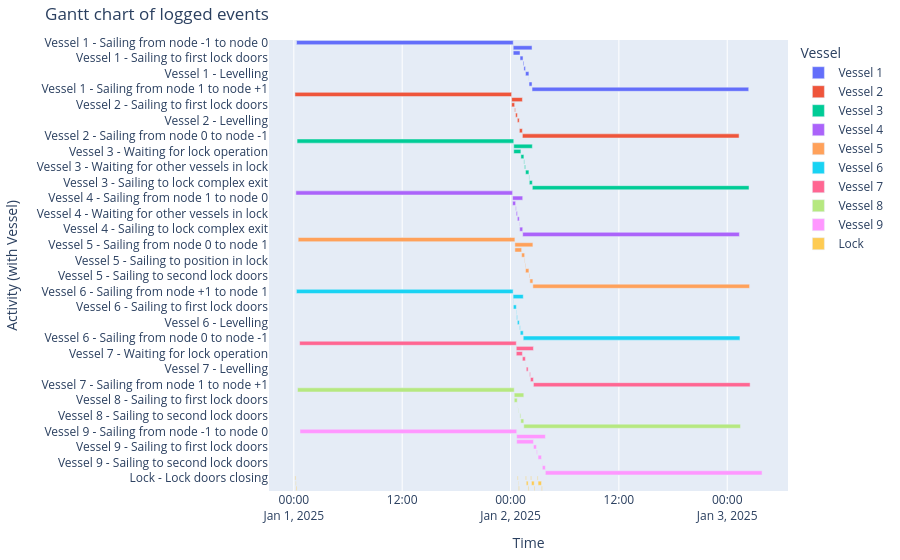

Here is the notebook cell this chart was saved with:
### Markdown cell above
#### Gantt chart of event table

### Code cell
df_eventtable = opentnsim.core.logutils.logbook2eventtable([*vessels, lock])
fig = generate_vessel_gantt_chart(df_eventtable)

### Figure 1 — Plotly figure (JSON) as saved in the notebook; plotly's stock layout.template omitted (floating-point values rounded to 4 significant figures)
{"data": [{"base": ["2025-01-01T00:17:54.550491000", "2025-01-02T00:17:54.550491000", "2025-01-02T00:17:54.550491000", "2025-01-02T01:03:09.281621000", "2025-01-02T01:23:09.281621000", "2025-01-02T01:28:49.454407000", "2025-01-02T01:39:38.050519000", "2025-01-02T02:02:08.050519000", "2025-01-02T02:02:56.646631000", "2025-01-02T02:22:56.646631000"], "hovertemplate": "object name=Vessel 1<br>start time=%{base}<br>stop time=%{x}<br>activity label=%{y}<extra></extra>", "legendgroup": "Vessel 1", "marker": {"color": "#636efa", "pattern": {"shape": ""}}, "name": "Vessel 1", "orientation": "h", "showlegend": true, "textposition": "auto", "type": "bar", "x": [86400000, 7502096, 2714731, 1200000, 340172, 648596, 1350000, 48596, 1200000, 86400000], "xaxis": "x", "y": ["Vessel 1 - Sailing from node -1 to node 0", "Vessel 1 - Sailing from node 0 to node 1", "Vessel 1 - Waiting for lock operation", "Vessel 1 - Sailing to first lock doors", "Vessel 1 - Sailing to position in lock", "Vessel 1 - Waiting for other vessels in lock", "Vessel 1 - Levelling", "Vessel 1 - Sailing to second lock doors", "Vessel 1 - Sailing to lock complex exit", "Vessel 1 - Sailing from node 1 to node +1"], "yaxis": "y"}, {"base": ["2025-01-01T00:07:22.177207000", "2025-01-02T00:07:22.177207000", "2025-01-02T00:07:22.177207000", "2025-01-02T00:27:22.177207000", "2025-01-02T00:33:02.349993000", "2025-01-02T00:45:26.301059000", "2025-01-02T00:58:06.301059000", "2025-01-02T00:58:54.897171000", "2025-01-02T01:18:54.897171000"], "hovertemplate": "object name=Vessel 2<br>start time=%{base}<br>stop time=%{x}<br>activity label=%{y}<extra></extra>", "legendgroup": "Vessel 2", "marker": {"color": "#EF553B", "pattern": {"shape": ""}}, "name": "Vessel 2", "orientation": "h", "showlegend": true, "textposition": "auto", "type": "bar", "x": [86400000, 4292719, 1200000, 340172, 743951, 760000, 48596, 1200000, 86400000], "xaxis": "x", "y": ["Vessel 2 - Sailing from node +1 to node 1", "Vessel 2 - Sailing from node 1 to node 0", "Vessel 2 - Sailing to first lock doors", "Vessel 2 - Sailing to position in lock", "Vessel 2 - Waiting for other vessels in lock", "Vessel 2 - Levelling", "Vessel 2 - Sailing to second lock doors", "Vessel 2 - Sailing to lock complex exit", "Vessel 2 - Sailing from node 0 to node -1"], "yaxis": "y"}, {"base": ["2025-01-01T00:21:25.206401000", "2025-01-02T00:21:25.206401000", "2025-01-02T00:21:25.206401000", "2025-01-02T01:08:49.454407000", "2025-01-02T01:28:49.454407000", "2025-01-02T01:32:52.434969000", "2025-01-02T01:39:38.050519000", "2025-01-02T02:02:30.858295000", "2025-01-02T02:04:56.646632000", "2025-01-02T02:24:56.646632000"], "hovertemplate": "object name=Vessel 3<br>start time=%{base}<br>stop time=%{x}<br>activity label=%{y}<extra></extra>", "legendgroup": "Vessel 3", "marker": {"color": "#00cc96", "pattern": {"shape": ""}}, "name": "Vessel 3", "orientation": "h", "showlegend": true, "textposition": "auto", "type": "bar", "x": [86400000, 7411440, 2844248, 1200000, 242980, 405615, 1350000, 145788, 1200000, 86400000], "xaxis": "x", "y": ["Vessel 3 - Sailing from node -1 to node 0", "Vessel 3 - Sailing from node 0 to node 1", "Vessel 3 - Waiting for lock operation", "Vessel 3 - Sailing to first lock doors", "Vessel 3 - Sailing to position in lock", "Vessel 3 - Waiting for other vessels in lock", "Vessel 3 - Levelling", "Vessel 3 - Sailing to second lock doors", "Vessel 3 - Sailing to lock complex exit", "Vessel 3 - Sailing from node 1 to node +1"], "yaxis": "y"}, {"base": ["2025-01-01T00:13:40.580269000", "2025-01-02T00:13:40.580269000", "2025-01-02T00:13:40.580269000", "2025-01-02T00:33:40.580269000", "2025-01-02T00:37:43.560831000", "2025-01-02T00:45:26.301059000", "2025-01-02T00:58:29.108834000", "2025-01-02T01:00:54.897171000", "2025-01-02T01:20:54.897171000"], "hovertemplate": "object name=Vessel 4<br>start time=%{base}<br>stop time=%{x}<br>activity label=%{y}<extra></extra>", "legendgroup": "Vessel 4", "marker": {"color": "#ab63fa", "pattern": {"shape": ""}}, "name": "Vessel 4", "orientation": "h", "showlegend": true, "textposition": "auto", "type": "bar", "x": [86400000, 4034316, 1200000, 242980, 462740, 760000, 145788, 1200000, 86400000], "xaxis": "x", "y": ["Vessel 4 - Sailing from node +1 to node 1", "Vessel 4 - Sailing from node 1 to node 0", "Vessel 4 - Sailing to first lock doors", "Vessel 4 - Sailing to position in lock", "Vessel 4 - Waiting for other vessels in lock", "Vessel 4 - Levelling", "Vessel 4 - Sailing to second lock doors", "Vessel 4 - Sailing to lock complex exit", "Vessel 4 - Sailing from node 0 to node -1"], "yaxis": "y"}, {"base": ["2025-01-01T00:28:58.436860000", "2025-01-02T00:28:58.436860000", "2025-01-02T00:28:58.436860000", "2025-01-02T01:13:49.454407000", "2025-01-02T01:33:49.454407000", "2025-01-02T01:36:15.242744000", "2025-01-02T01:39:38.050519000", "2025-01-02T02:04:30.858295000", "2025-01-02T02:08:33.838857000", "2025-01-02T02:28:33.838857000"], "hovertemplate": "object name=Vessel 5<br>start time=%{base}<br>stop time=%{x}<br>activity label=%{y}<extra></extra>", "legendgroup": "Vessel 5", "marker": {"color": "#FFA15A", "pattern": {"shape": ""}}, "name": "Vessel 5", "orientation": "h", "showlegend": true, "textposition": "auto", "type": "bar", "x": [86400000, 7175401, 2691017, 1200000, 145788, 202807, 1350000, 242980, 1200000, 86400000], "xaxis": "x", "y": ["Vessel 5 - Sailing from node -1 to node 0", "Vessel 5 - Sailing from node 0 to node 1", "Vessel 5 - Waiting for lock operation", "Vessel 5 - Sailing to first lock doors", "Vessel 5 - Sailing to position in lock", "Vessel 5 - Waiting for other vessels in lock", "Vessel 5 - Levelling", "Vessel 5 - Sailing to second lock doors", "Vessel 5 - Sailing to lock complex exit", "Vessel 5 - Sailing from node 1 to node +1"], "yaxis": "y"}, {"base": ["2025-01-01T00:17:13.532738000", "2025-01-02T00:17:13.532738000", "2025-01-02T00:17:13.532738000", "2025-01-02T00:18:40.580269000", "2025-01-02T00:38:40.580269000", "2025-01-02T00:41:06.368606000", "2025-01-02T00:45:26.301059000", "2025-01-02T01:00:29.108834000", "2025-01-02T01:04:32.089396000", "2025-01-02T01:24:32.089396000"], "hovertemplate": "object name=Vessel 6<br>start time=%{base}<br>stop time=%{x}<br>activity label=%{y}<extra></extra>", "legendgroup": "Vessel 6", "marker": {"color": "#19d3f3", "pattern": {"shape": ""}}, "name": "Vessel 6", "orientation": "h", "showlegend": true, "textposition": "auto", "type": "bar", "x": [86400000, 4038556, 87047, 1200000, 145788, 259932, 760000, 242980, 1200000, 86400000], "xaxis": "x", "y": ["Vessel 6 - Sailing from node +1 to node 1", "Vessel 6 - Sailing from node 1 to node 0", "Vessel 6 - Waiting for lock operation", "Vessel 6 - Sailing to first lock doors", "Vessel 6 - Sailing to position in lock", "Vessel 6 - Waiting for other vessels in lock", "Vessel 6 - Levelling", "Vessel 6 - Sailing to second lock doors", "Vessel 6 - Sailing to lock complex exit", "Vessel 6 - Sailing from node 0 to node -1"], "yaxis": "y"}, {"base": ["2025-01-01T00:38:12.774662000", "2025-01-02T00:38:12.774662000", "2025-01-02T00:38:12.774662000", "2025-01-02T01:18:49.454407000", "2025-01-02T01:38:49.454407000", "2025-01-02T01:44:38.050519000", "2025-01-02T02:06:30.858295000", "2025-01-02T02:12:11.031082000", "2025-01-02T02:32:11.031082000"], "hovertemplate": "object name=Vessel 7<br>start time=%{base}<br>stop time=%{x}<br>activity label=%{y}<extra></extra>", "legendgroup": "Vessel 7", "marker": {"color": "#FF6692", "pattern": {"shape": ""}}, "name": "Vessel 7", "orientation": "h", "showlegend": true, "textposition": "auto", "type": "bar", "x": [86400000, 6838256, 2436679, 1200000, 48596, 750000, 340172, 1200000, 86400000], "xaxis": "x", "y": ["Vessel 7 - Sailing from node -1 to node 0", "Vessel 7 - Sailing from node 0 to node 1", "Vessel 7 - Waiting for lock operation", "Vessel 7 - Sailing to first lock doors", "Vessel 7 - Sailing to position in lock", "Vessel 7 - Levelling", "Vessel 7 - Sailing to second lock doors", "Vessel 7 - Sailing to lock complex exit", "Vessel 7 - Sailing from node 1 to node +1"], "yaxis": "y"}, {"base": ["2025-01-01T00:24:37.704947000", "2025-01-02T00:24:37.704947000", "2025-01-02T00:24:37.704947000", "2025-01-02T00:44:37.704947000", "2025-01-02T00:50:26.301059000", "2025-01-02T01:02:29.108834000", "2025-01-02T01:08:09.281621000", "2025-01-02T01:28:09.281621000"], "hovertemplate": "object name=Vessel 8<br>start time=%{base}<br>stop time=%{x}<br>activity label=%{y}<extra></extra>", "legendgroup": "Vessel 8", "marker": {"color": "#B6E880", "pattern": {"shape": ""}}, "name": "Vessel 8", "orientation": "h", "showlegend": true, "textposition": "auto", "type": "bar", "x": [86400000, 3811576, 1200000, 48596, 160000, 340172, 1200000, 86400000], "xaxis": "x", "y": ["Vessel 8 - Sailing from node +1 to node 1", "Vessel 8 - Sailing from node 1 to node 0", "Vessel 8 - Sailing to first lock doors", "Vessel 8 - Sailing to position in lock", "Vessel 8 - Levelling", "Vessel 8 - Sailing to second lock doors", "Vessel 8 - Sailing to lock complex exit", "Vessel 8 - Sailing from node 0 to node -1"], "yaxis": "y"}, {"base": ["2025-01-01T00:40:58.019450000", "2025-01-02T00:40:58.019450000", "2025-01-02T00:40:58.019450000", "2025-01-02T02:32:21.031081000", "2025-01-02T02:52:21.031081000", "2025-01-02T03:03:01.203867000", "2025-01-02T03:30:41.203868000", "2025-01-02T03:31:29.799981000", "2025-01-02T03:51:29.799981000"], "hovertemplate": "object name=Vessel 9<br>start time=%{base}<br>stop time=%{x}<br>activity label=%{y}<extra></extra>", "legendgroup": "Vessel 9", "marker": {"color": "#FF97FF", "pattern": {"shape": ""}}, "name": "Vessel 9", "orientation": "h", "showlegend": true, "textposition": "auto", "type": "bar", "x": [86400000, 11431780, 6683011, 1200000, 340172, 1360000, 48596, 1200000, 86400000], "xaxis": "x", "y": ["Vessel 9 - Sailing from node -1 to node 0", "Vessel 9 - Sailing from node 0 to node 1", "Vessel 9 - Waiting for lock operation", "Vessel 9 - Sailing to first lock doors", "Vessel 9 - Sailing to position in lock", "Vessel 9 - Levelling", "Vessel 9 - Sailing to second lock doors", "Vessel 9 - Sailing to lock complex exit", "Vessel 9 - Sailing from node 1 to node +1"], "yaxis": "y"}, {"base": ["2025-01-01T00:07:22.177207000", "2025-01-01T00:12:22.177207000", "2025-01-01T00:15:02.177207000", "2025-01-02T00:45:26.301059000", "2025-01-02T00:50:26.301059000", "2025-01-02T00:53:06.301059000", "2025-01-02T01:39:38.050519000", "2025-01-02T01:44:38.050519000", "2025-01-02T01:57:08.050519000", "2025-01-02T02:14:11.031082000", "2025-01-02T02:19:11.031082000", "2025-01-02T02:37:21.031082000", "2025-01-02T02:58:01.203867000", "2025-01-02T03:03:01.203867000", "2025-01-02T03:25:41.203867000"], "hovertemplate": "object name=Lock<br>start time=%{base}<br>stop time=%{x}<br>activity label=%{y}<extra></extra>", "legendgroup": "Lock", "marker": {"color": "#FECB52", "pattern": {"shape": ""}}, "name": "Lock", "orientation": "h", "showlegend": true, "textposition": "auto", "type": "bar", "x": [300000, 160000, 300000, 300000, 160000, 300000, 300000, 750000, 300000, 300000, 1090000, 300000, 300000, 1360000, 300000], "xaxis": "x", "y": ["Lock - Lock doors closing", "Lock - Lock chamber converting", "Lock - Lock doors opening", "Lock - Lock doors closing", "Lock - Lock chamber converting", "Lock - Lock doors opening", "Lock - Lock doors closing", "Lock - Lock chamber converting", "Lock - Lock doors opening", "Lock - Lock doors closing", "Lock - Lock chamber converting", "Lock - Lock doors opening", "Lock - Lock doors closing", "Lock - Lock chamber converting", "Lock - Lock doors opening"], "yaxis": "y"}], "layout": {"barmode": "overlay", "legend": {"title": {"text": "Vessel"}, "tracegroupgap": 0}, "margin": {"b": 20, "l": 20, "r": 20, "t": 40}, "title": {"text": "Gantt chart of logged events"}, "xaxis": {"anchor": "y", "domain": [0, 1], "title": {"text": "Time"}, "type": "date"}, "yaxis": {"anchor": "x", "autorange": "reversed", "domain": [0, 1], "title": {"text": "Activity (with Vessel)"}}}}
